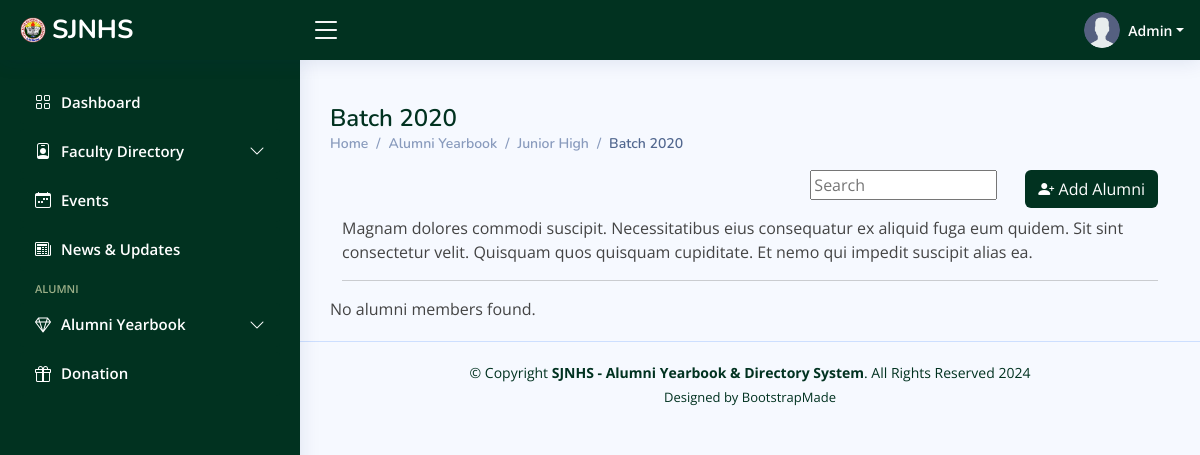
The page /admin/alumni-jhs-view.php?batch=2020 (signed in) on the database as committed earlier.
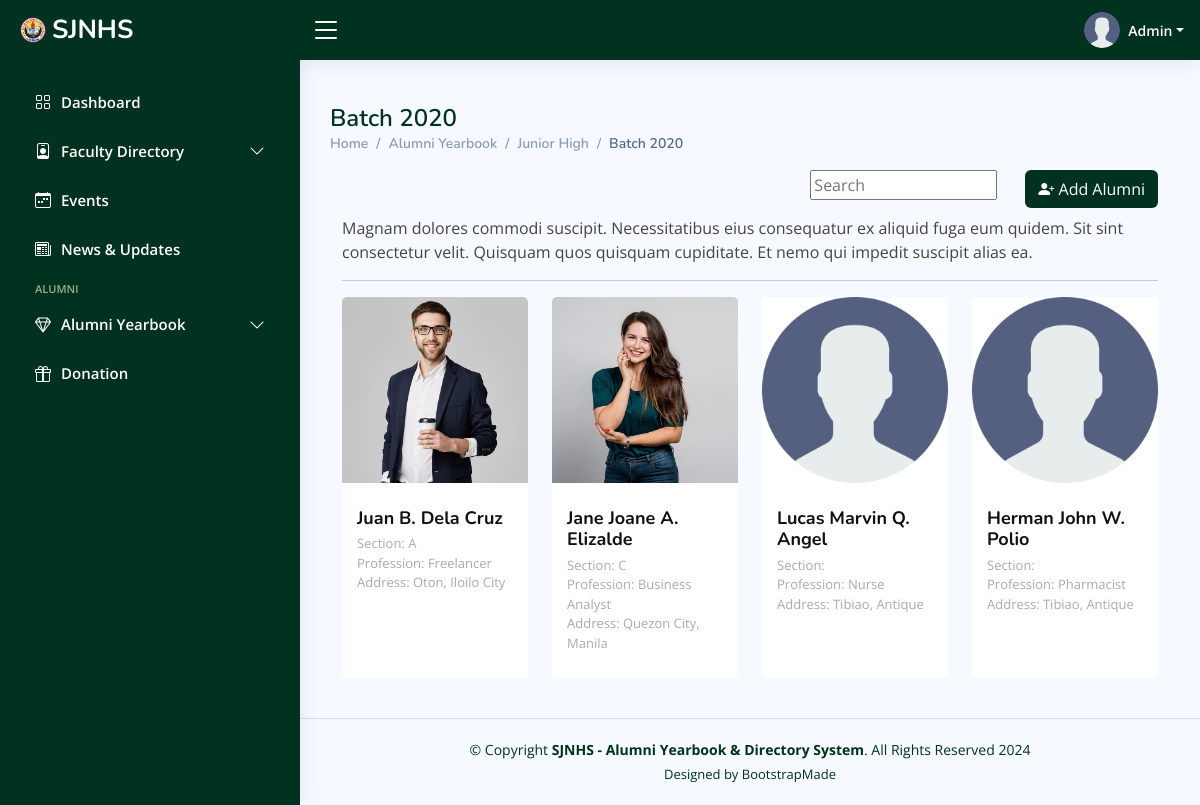
The same page on the database as committed later.
### tables this page shows
CREATE TABLE `alumni_jhs` (
  `id` int(11) NOT NULL,
  `alumni_id` varchar(255) NOT NULL,
  `firstname` varchar(255) NOT NULL,
  `middlename` varchar(255) NOT NULL,
  `lastname` varchar(255) NOT NULL,
  `email` varchar(255) NOT NULL,
  `password` varchar(255) NOT NULL,
  `phone_num` varchar(255) NOT NULL,
  `year_graduated` varchar(255) NOT NULL,
  `section` varchar(255) NOT NULL,
  `track` varchar(255) NOT NULL,
  `profession` varchar(255) NOT NULL,
  `current_company_bus` varchar(255) NOT NULL,
  `marital_stat` varchar(255) NOT NULL,
  `address` varchar(255) NOT NULL,
  `profile_picture` varchar(255) DEFAULT NULL,
  `user_status` varchar(255) NOT NULL,
  `is_online` tinyint(1) NOT NULL DEFAULT 0 COMMENT 'o=false, 1=true',
  `date_created` timestamp NOT NULL DEFAULT current_timestamp()
);

### admin/alumni-jhs-view.php (the view, shortened to what this page needs)
<?php
include_once 'includes/header.php';
include_once 'includes/conn.php';
include_once 'includes/sidebar.php';
?>
<main id="main" class="main">
    <div class="pagetitle">
        <h1>Batch <?php echo isset($_GET['batch']) ? $_GET['batch'] : ''; ?></h1>
        <nav>
            <ol class="breadcrumb">
                <li class="breadcrumb-item"><a href="dashboard.php">Home</a></li>
                <li class="breadcrumb-item">Alumni Yearbook</li>
                <li class="breadcrumb-item"><a href="juniorhs-alumni.php">Junior High</a></li>
                <li class="breadcrumb-item active">Batch <?php echo isset($_GET['batch']) ? $_GET['batch'] : ''; ?></li>
            </ol>
        </nav>
    </div>
    <section class="section dashboard">
        <div class="row">
            <div class="col-lg-12">
                <div id="user" class="user">
                    <div class="container" data-aos="fade-up">
                        <div class="section-title">
                            <div class="d-grid gap-2 d-md-flex justify-content-md-end mb-2">
                                <div class="search-bar">
                                    <input type="text" name="query" id="search" placeholder="Search"
                                        title="Enter search keyword">
                                </div>
                                <button class="btn text-white" style="background-color:#013220" type="button"
                                    data-bs-toggle="modal" data-bs-target="#addfaculty"><i
                                        class="bi bi-person-plus-fill"></i> Add Alumni
                                </button>
                            </div>
                            <p>Magnam dolores commodi suscipit. Necessitatibus eius consequatur ex aliquid fuga eum
                                quidem. Sit sint consectetur velit. Quisquam quos quisquam cupiditate. Et nemo qui
                                impedit suscipit alias ea.</p>
                            <hr>
                        </div>
                        <div class="row">
                            <?php
                            $sql = "SELECT * FROM alumni_jhs WHERE `year_graduated` = '$_GET[batch]'";
                            $result = mysqli_query($conn, $sql);
                            if (mysqli_num_rows($result) > 0) {
                                while ($row = mysqli_fetch_assoc($result)) {
                                    $middlenameInitial = substr($row['middlename'], 0, 1);
                            ?>
                            <div class="col-lg-3 col-md-6 col-6 d-flex align-items-stretch">
                                <div class="member" data-aos="fade-up" data-aos-delay="100">
                                    <div class="member-img">
                                        <img src="<?php echo ($row['profile_picture'] == null) ? "assets/img/user.png" :  $src . $row['profile_picture'];  ?>"
                                            class="img-fluid" alt="">
                                    </div>
                                    <div class="member-info">
                                        <h4><?php echo $row['firstname'] . " " . $middlenameInitial . ". " . $row['lastname']; ?>
                                        </h4>
                                        <span><?php echo "Section: " . $row['section']; ?></span>
                                        <span><?php echo "Profession: " . $row['profession']; ?></span>
                                        <span><?php echo "Address: " . $row['address']; ?></span>
                                    </div>
                                </div>
                            </div>
                            <?php
                                }
                            } else {
                                echo "No alumni members found.";
                            }
                            ?>
                        </div>
                    </div>
                </div>
            </div>
    </section>
</main>
<?php
include_once 'includes/footer.php';
?>

Rows that differ between the two databases and show on the page:
now on this page (row edited): alumni_jhs: profile_picture (picture), firstname "Juan", middlename "B", lastname "Dela Cruz", section "A", profession "Freelancer", address "Oton, Iloilo City"
now on this page (row edited): alumni_jhs: profile_picture (picture), firstname "Jane Joane", middlename "A", lastname "Elizalde", section "C", profession "Business Analyst", address "Quezon City, Manila"
now on this page (row edited): alumni_jhs: firstname "Lucas Marvin", middlename "Q", lastname "Angel", profession "Nurse", address "Tibiao, Antique"
now on this page (row edited): alumni_jhs: firstname "Herman John", middlename "W", lastname "Polio", profession "Pharmacist", address "Tibiao, Antique"
Other text that changed with them:
text no longer shown: "No alumni members found."
